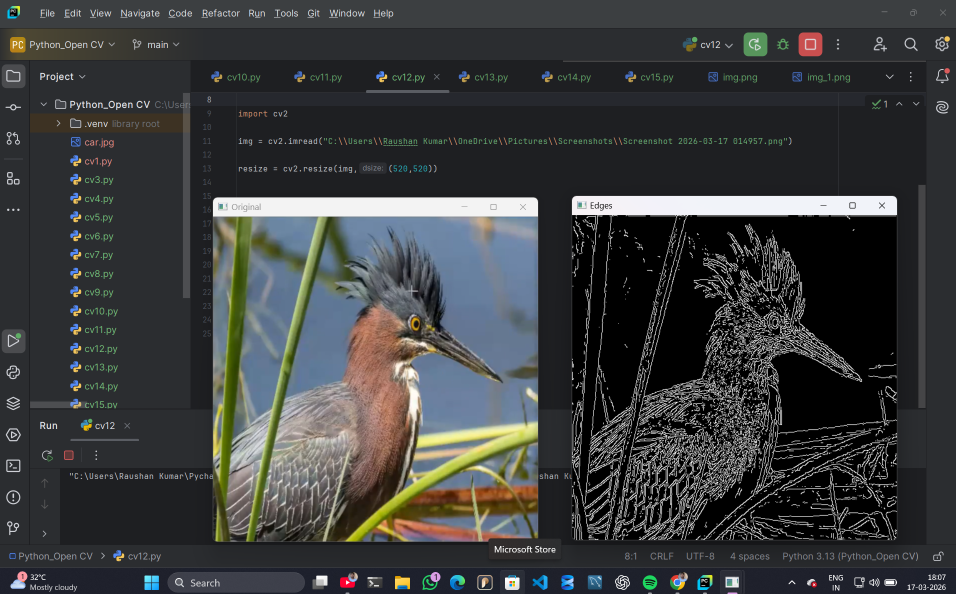
#> input picture Assignment11_Raushan/Python_Open CV/img_2.png, 1912 x 1188 px, found by its file name (shown at 1/2 size)
$ python cv10.py
#> lines starting #> are read from the running program, lines starting #| are printed output that depends on the picture
# Median blur

import cv2
import numpy as np

img = cv2.imread("C:\\Users\\Raushan Kumar\\OneDrive\\Pictures\\img_2.png", cv2.IMREAD_COLOR)
#> img is the input picture: shape (1188, 1912, 3); mean B, G, R 61.5, 61, 59.2

resize = cv2.resize(img,(520,520))
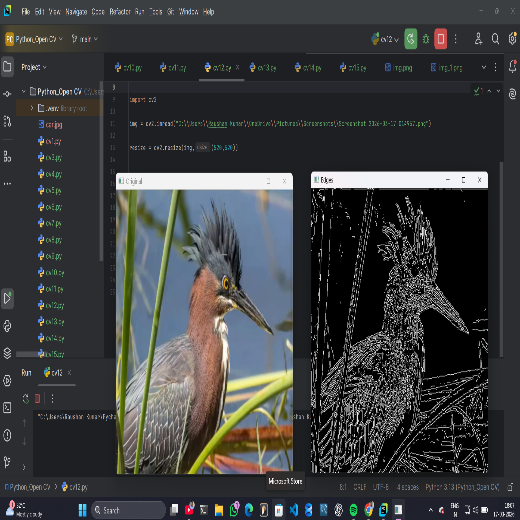
#> resize: shape (520, 520, 3); mean B, G, R 61.4, 60.9, 59

kernal = 3

blur = cv2.medianBlur(resize,kernal)
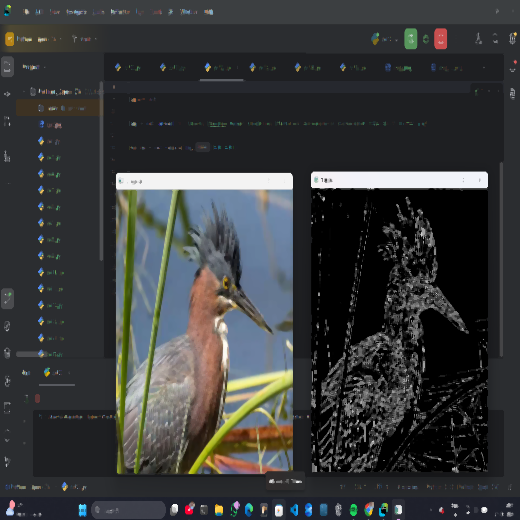
#> blur: shape (520, 520, 3); mean B, G, R 58.3, 57.7, 55.9


cv2.imshow("Input ", resize)
cv2.imshow("Output", blur)

cv2.waitKey(0)
cv2.destroyAllWindows()

$ run again, with Assignment11_Raushan/Python_Open CV/img_1.png copied over Assignment11_Raushan/Python_Open CV/img_2.png
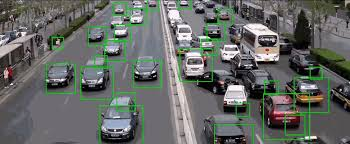
#> input picture Assignment11_Raushan/Python_Open CV/img_1.png, 350 x 144 px, found by its file name
#> img is the input picture: shape (144, 350, 3); mean B, G, R 101.1, 104.9, 101.1
#> `resize = cv2.resize(img,(520,520))`:
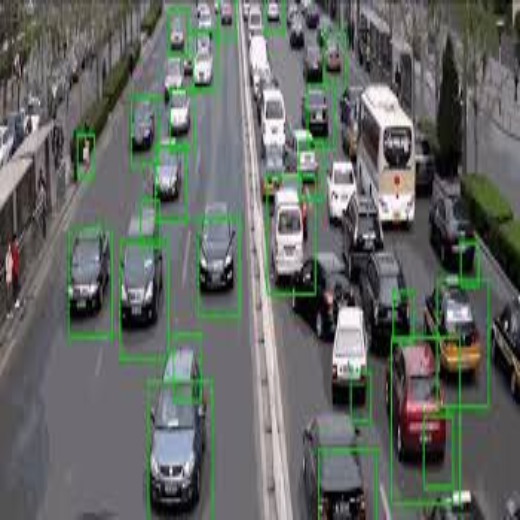
#> resize: shape (520, 520, 3); mean B, G, R 101, 104.8, 100.9

$ run again, with Assignment11_Raushan/Python_Open CV/img_3.png copied over Assignment11_Raushan/Python_Open CV/img_2.png
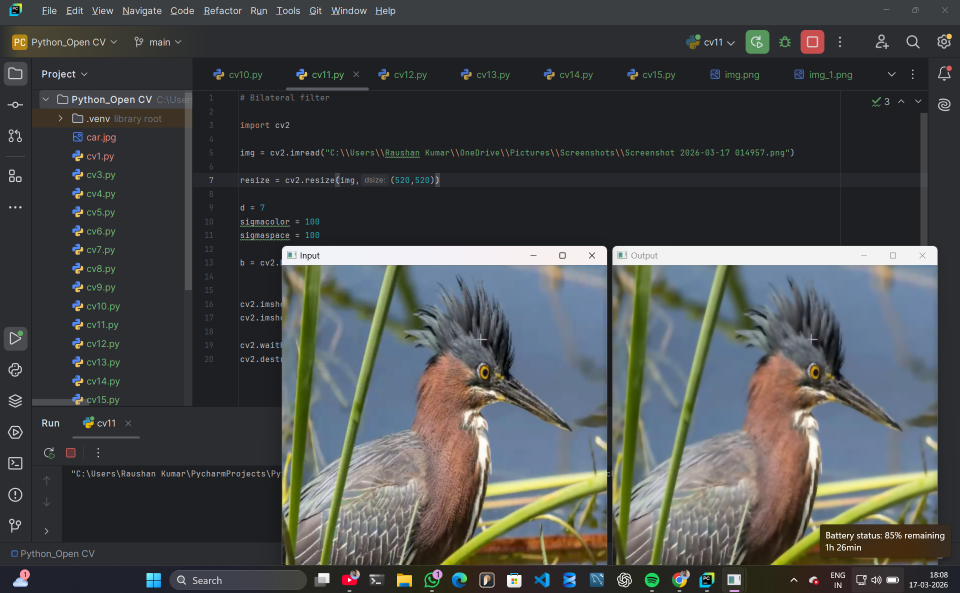
#> input picture Assignment11_Raushan/Python_Open CV/img_3.png, 1919 x 1186 px, found by its file name (shown at 1/2 size)
#> img is the input picture: shape (1186, 1919, 3); mean B, G, R 74.6, 74.9, 72.3
#> `resize = cv2.resize(img,(520,520))`:
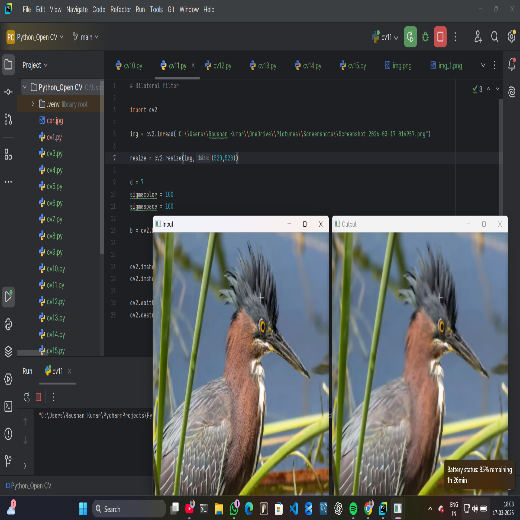
#> resize: shape (520, 520, 3); mean B, G, R 74.3, 74.6, 72.1
#> `blur = cv2.medianBlur(resize,kernal)`:
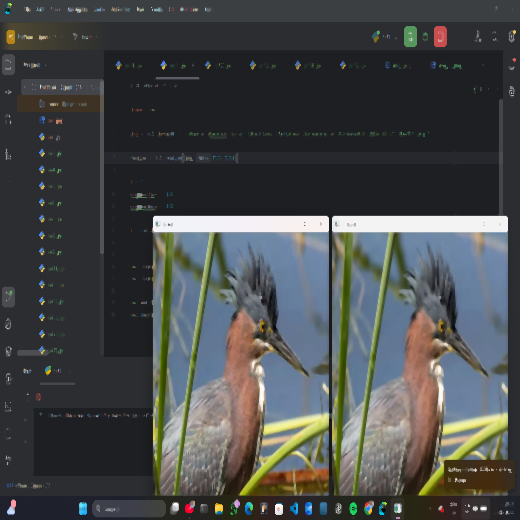
#> blur: shape (520, 520, 3); mean B, G, R 73.2, 73.3, 70.9

$ run again, with Assignment11_Raushan/Python_Open CV/img_4.png copied over Assignment11_Raushan/Python_Open CV/img_2.png
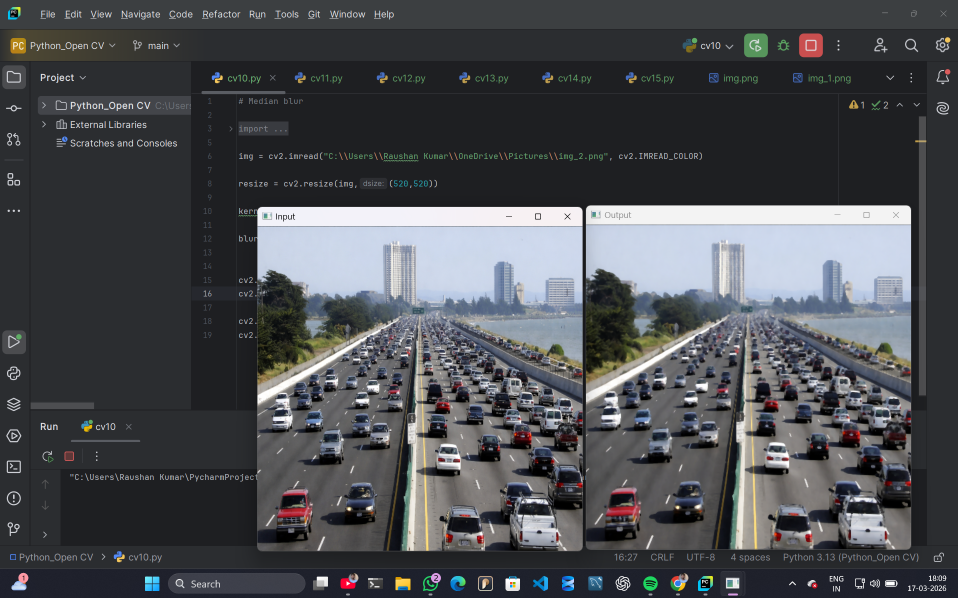
#> input picture Assignment11_Raushan/Python_Open CV/img_4.png, 1916 x 1196 px, found by its file name (shown at 1/2 size)
#> img is the input picture: shape (1196, 1916, 3); mean B, G, R 80.7, 76.8, 74.8
#> `resize = cv2.resize(img,(520,520))`:
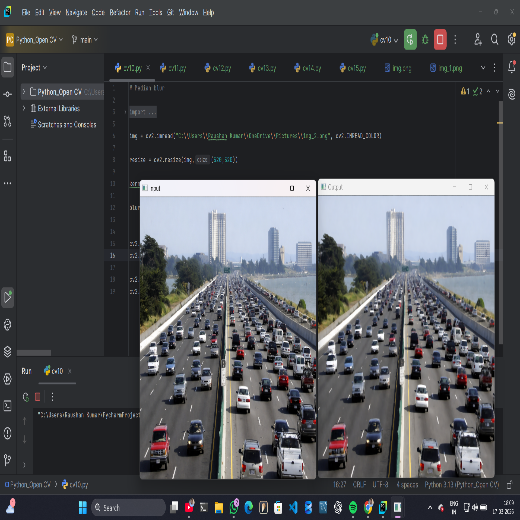
#> resize: shape (520, 520, 3); mean B, G, R 80.6, 76.7, 74.7
#> `blur = cv2.medianBlur(resize,kernal)`:
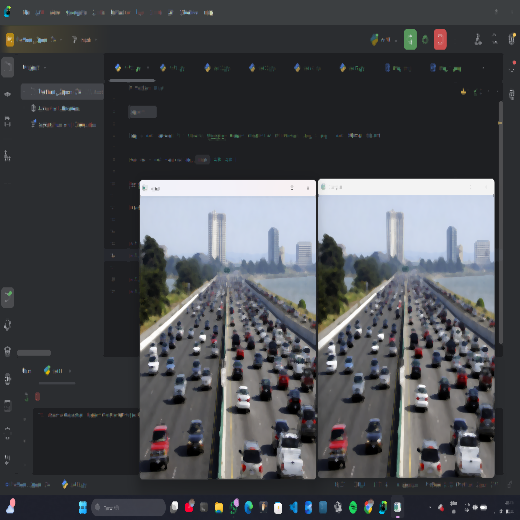
#> blur: shape (520, 520, 3); mean B, G, R 79.5, 75.5, 73.6
